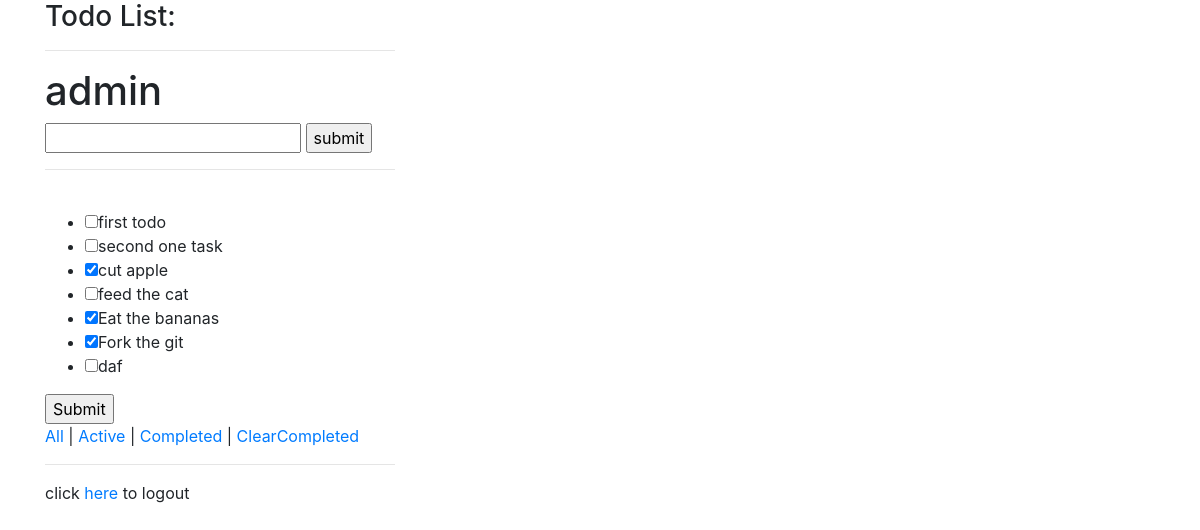
The app's page /todos/ (signed in), older data.
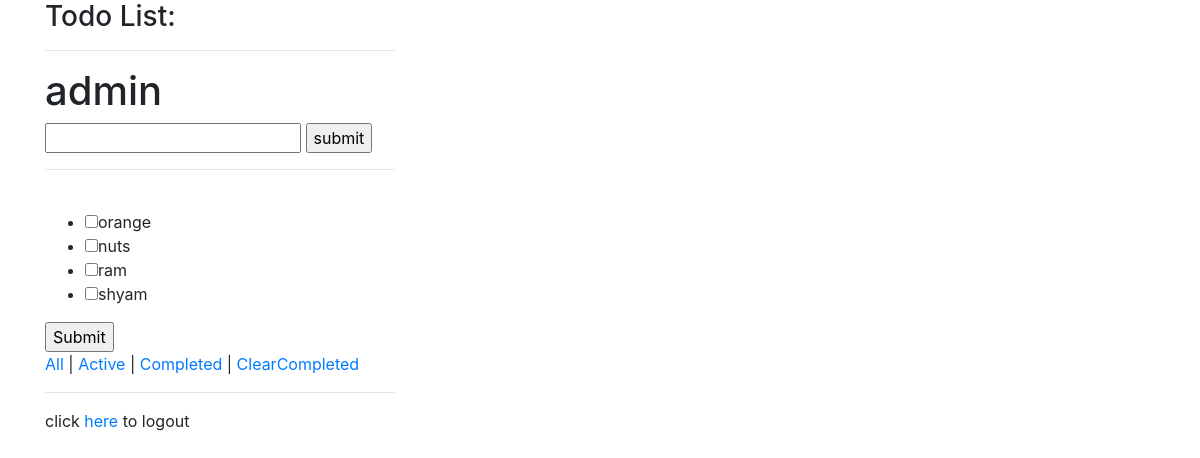
The same page, newer data.
### todos/models.py (models this page shows, shortened)
class Todo(models.Model):
    title = models.CharField(max_length=200)
    completed = models.BooleanField(null=False,default=False)
    created_at = models.DateTimeField(auto_now_add=True)

### todos/views.py (the view)
def index(request):
    todos = Todo.objects.all()
    uname = request.session.get('uname')
    context = {
        'uname':uname,
        'todos':todos
    }
    if request.method == 'POST':
        title = request.POST['title']
        todo = Todo(title=title)
        todo.save()
        return render(request,'index.html',context)
    else:
        return render(request,'index.html',context)

### todos/templates/index.html (shortened to what this page needs)
<!DOCTYPE html>
<html lang="en">
<head>
    <link rel="stylesheet" href="https://maxcdn.bootstrapcdn.com/bootstrap/4.0.0-beta/css/bootstrap.min.css">
</head>
<body>
<div class="container">
  <div class="row">
    <div class="col-sm-4">
<h3>Todo List:</h3><hr>
{% if request.user.is_authenticated %}
    <h1>{{ uname }}</h1>
<form method="post" action="{% url 'index' %}">
    <input type="text" name="title" id="title"/>
    <input type="submit" value="submit" />
</form>
<hr>
<br>
<form method="post" action="{% url 'save_state'%}">
<ul>
{% for todo in todos %}
<li>  <input type="checkbox" id="{{ todo.title }}" name="{{ todo.title }}" value="" {% if todo.completed is True %} checked = "checked" {% endif %} >{{ todo.title }}   </li>
{% endfor %}
</ul>
 <input type="submit" value="Submit">
</form>
<a href="/todos/">All </a>|
<a href="/todos/active">Active </a>|
<a href="/todos/completed">Completed </a>|
<a href="/todos/clear_completed"> ClearCompleted</a>
<hr>
click <a href="/accounts/logout/">here</a> to logout
{% endif %}
    </div></div></div>
</body>
</html>

Row changes from the older to the newer data that the page shows:
removed Todo: title "first todo"
removed Todo: title "second one task"
removed Todo: completed "☑", title "cut apple"
removed Todo: title "feed the cat"
removed Todo: completed "☑", title "Eat the bananas"
removed Todo: completed "☑", title "Fork the git"
removed Todo: title "daf"
added Todo: title "orange"
added Todo: title "nuts"
added Todo: title "ram"
added Todo: title "shyam"
